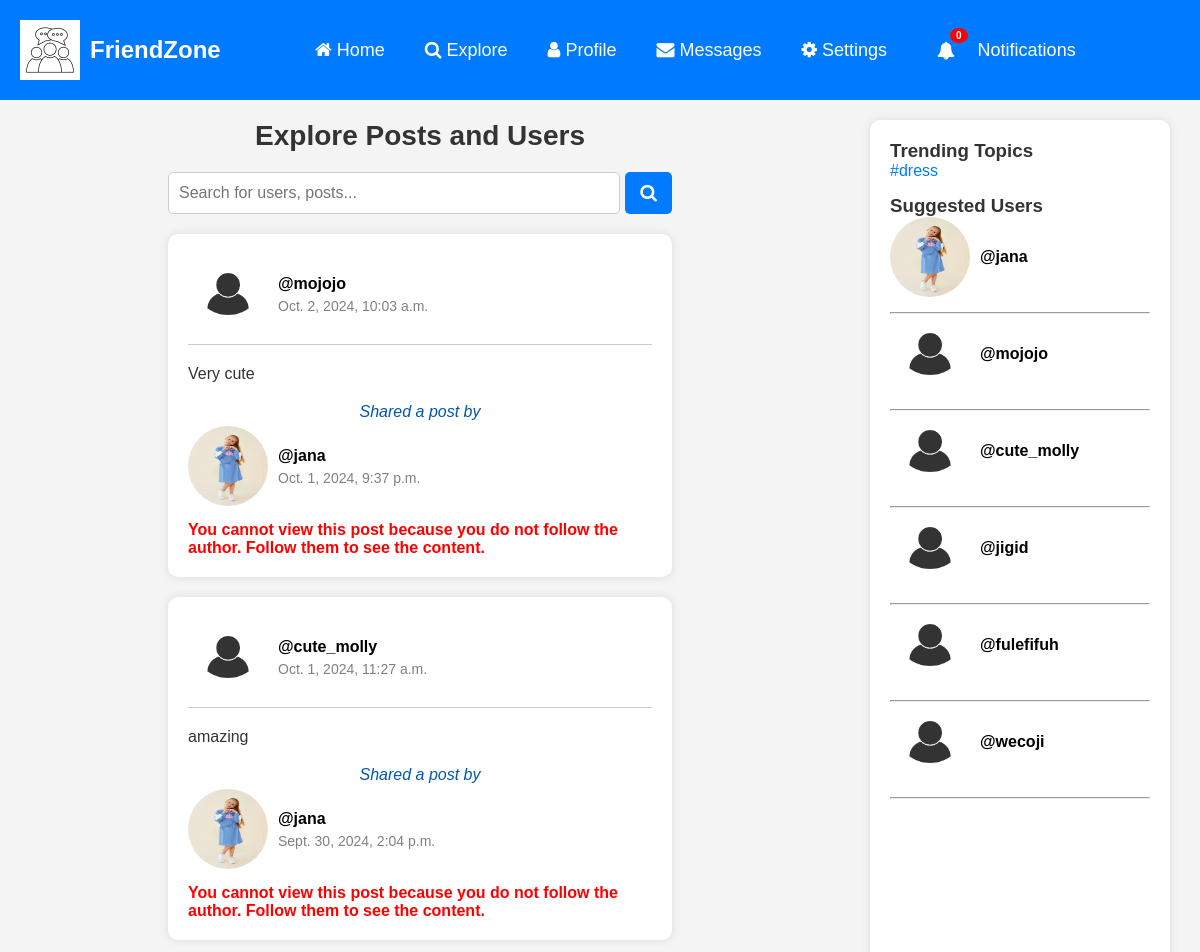
Before: /social/explore/ (signed in, upper part) with the older database file.
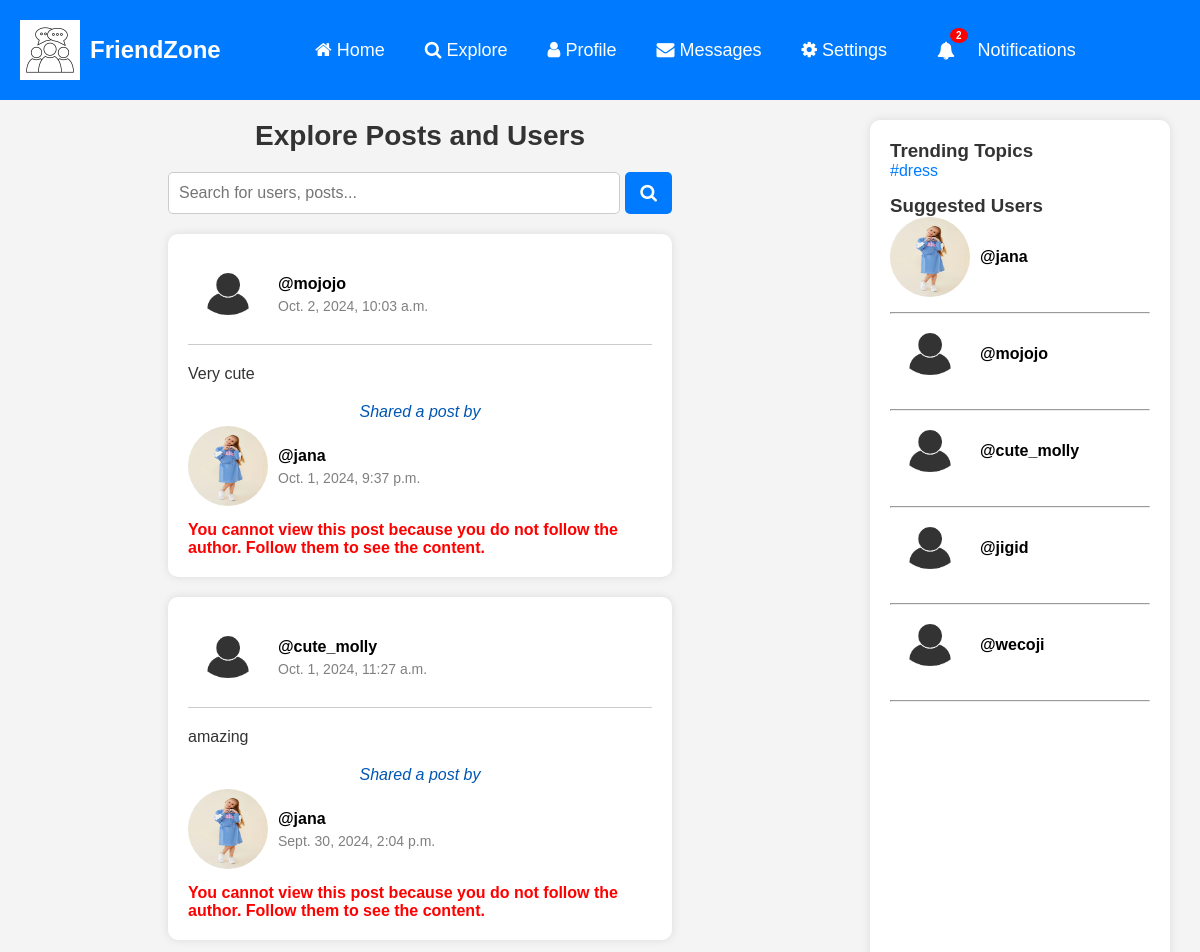
After: the same page with the newer database file.
### social/models.py (models this page shows, shortened)
class Post(models.Model):
    shared_caption = models.TextField(blank=True, null=True)
    caption = models.TextField()
    image = models.ManyToManyField(PostImages)
    created_on = models.DateTimeField(default=timezone.now)
    shared_on = models.DateTimeField(blank=True, null=True)
    author = models.ForeignKey(User, on_delete=models.CASCADE)
    shared_user = models.ForeignKey(User, on_delete=models.CASCADE, blank=True, null=True, related_name='+')
    likes = models.ManyToManyField(User, blank=True, related_name='likes')
    tags = models.ManyToManyField(Tag, blank=True)
    class Meta:
        ordering = ['-created_on', '-shared_on']

class UserProfile(models.Model):
    user = models.OneToOneField(User, primary_key=True, verbose_name='user', related_name='profile', on_delete=models.CASCADE)
    phone_number = models.TextField(max_length=30, blank=True, null=True)
    private = models.BooleanField(default=False)
    deactivated = models.BooleanField(default=False)
    who_can_send_message = models.IntegerField(default=1)
    name = models.CharField(max_length=30, blank=True, null=True)
    bio = models.TextField(max_length=500, blank=True, null=True)
    birth_date = models.DateField(null=True, blank=True)
    location = models.CharField(max_length=100, blank=True, null=True)
    picture = models.ImageField(upload_to="profile-pictures", default="profile-pictures/profile.jpg", blank=True)
    banner = models.ImageField(upload_to="banners", default="banners/banner.webp", blank=True)
    followers = models.ManyToManyField(User, blank=True, related_name="followers")
    following = models.ManyToManyField(User, blank=True, related_name="following")

class Tag(models.Model):
    name = models.CharField(max_length=255)

### social/views.py (the view)
# urls.py: path('explore/', ExploreView.as_view(), name='explore'),
class ExploreView(LoginRequiredMixin, View):
    def get(self, request, *args, **kwargs):
        logged_in_user = request.user
        tags = Tag.objects.all()[:5]
        profiles = UserProfile.objects.all().exclude(followers=logged_in_user)
        public_profiles = profiles.filter(private=False)
        user_not_following_posts = Post.objects.filter(
            author__profile__in=public_profiles
        ).exclude(author=logged_in_user).select_related('author', 'author__profile').order_by('-created_on')
        shared_posts = Post.objects.filter(
            shared_user__profile__in=public_profiles
        ).exclude(shared_user=logged_in_user).select_related('shared_user', 'author', 'author__profile').order_by('-shared_on')
        all_posts = list(user_not_following_posts) + list(shared_posts)
        all_posts = sorted(all_posts, key=lambda post: post.shared_on or post.created_on, reverse=True)
        author_following_status = {}
        visibility_message = {}
        comments_count = {}
        for post in all_posts:
            is_following_author = post.author.profile.followers.filter(pk=logged_in_user.pk).exists()
            author_following_status[post.id] = is_following_author
            if post.author == logged_in_user:
                visibility_message[post.id] = None
            elif not post.author.profile.private or is_following_author:
                visibility_message[post.id] = None  # No visibility message, post is visible
            else:
                visibility_message[post.id] = "You cannot view this post because you do not follow the author. Follow them to see the content."
            comments_count[post.id] = Comment.objects.filter(post=post).count()
        share_form = ShareForm()
        context = {
            'tags' : tags,
            'profiles': profiles,
            'post_list': all_posts,
            'comments_count': comments_count,
            'shareform': share_form,
            'author_following_status': author_following_status,
            'visibility_message': visibility_message,
        }
        return render(request, 'social/explore.html', context)

### social/forms.py
class ShareForm(forms.Form):
    caption = forms.CharField(
        label = '',
        widget = forms.Textarea(attrs={
            'rows' : 3,
            'placeholder' : 'Share something...',
            'class': 'comment-input'
        })
    )

### social/templatetags/custom_filters.py (called while the page is built)
@register.filter
def get_item(dictionary, key):
    return dictionary.get(key)

@register.inclusion_tag('social/show-notifications.html', takes_context=True)
def show_notifications(context):
    request_user = context['request'].user
    notifications = Notification.objects.filter(to_user=request_user).exclude(user_has_seen=True).order_by('-date')
    return {'notifications' : notifications}

### social/templates/social/explore.html (shortened to what the changed rows need)
{% extends 'social/base.html' %}
{% load static %}
{% load crispy_forms_tags %}
{% load custom_filters %}
{% block content %}
    <main>
        <div class="main-content">
            <section id="explore">
                <h2 class="explore-title">Explore Posts and Users</h2>
                <div class="grid-container">
                    {% if post_list %}
                        {% for post in post_list %}
                            {% if post.shared_user %}
                                <div class="post">
                                    <div class="shared-post-header">
                                        <img src="{{ post.shared_user.profile.picture.url }}" alt="User" class="post-user-img">
                                        <div class="post-user-details">
                                            <a href="{% url 'profile' post.shared_user.profile.pk %}" class="feed-container-link">
                                                <h4 class="post-username">@{{ post.shared_user }}</h4>
                                            </a>
                                            <p class="post-time">{{ post.shared_on }}</p>
                                        </div>
                                    </div>
                                    {% if post.shared_caption %}
                                        <div class="caption"> <p class="post-content">{{ post.shared_caption }}</p> </div>
                                    {% endif %}
                                    <div class="shared-indicator">
                                        <p>Shared a post by</p>
                                    </div>
                                    <div class="post-header">
                                        <img src="{{ post.author.profile.picture.url }}" alt="User" class="post-user-img">
                                        <div class="post-user-details">
                                            <a href="{% url 'profile' post.author.profile.pk %}" class="feed-container-link">
                                                <h4 class="post-username">@{{ post.author }}</h4>
                                            </a>
                                            <p class="post-time">{{ post.created_on }}</p>
                                        </div>
                                    </div>
                                    {% if visibility_message|get_item:post.id %}
                                        <p class="red">{{ visibility_message|get_item:post.id }}</p>
                                    {% else %}
                                        <p class="red">You cannot view this post because you do not follow the author. Follow them to see the content.</p>
                                    {% endif %}
                                </div>
                            {% endif %}
                        {% endfor %}
                    {% else %}
                        <p class="red">No posts available to display.</p>
                    {% endif %}
                </div>
            </section>
        </div>
        <aside>
            <div class="trending">
                {% for tag in tags %}
                    <a href="/social/search/?query={{ tag.name }}" class="trending-link"> <span>#{{ tag.name }}</span> </a> <br>
                {% endfor %}
            </div>
            <div id="suggestedUsers">
                {% for profile in profiles %}
                    {% if profile.user != request.user %}
                        <div class="user-suggestion">
                            {% if profile.picture %}
                                <img src="{{ profile.picture.url }}" alt="User" class="suggested-user-img">
                            {% else %}
                                <img src="{% static 'asset/images/profile.jpg' %}" alt="User" class="suggested-user-img">
                            {% endif %}
                            <a href="{% url 'profile' profile.pk %}"> <strong>@{{ profile.user.username }}</strong> </a>
                        </div>
                        <hr>
                    {% endif %}
                {% endfor %}
            </div>
        </aside>
    </main>
{% endblock content %}

Changed rows visible on the page:
removed UserProfile: picture (placeholder picture), user.username "fulefifuh"
Other visible differences:
{{ notifications.count }}: "0" → "2"
